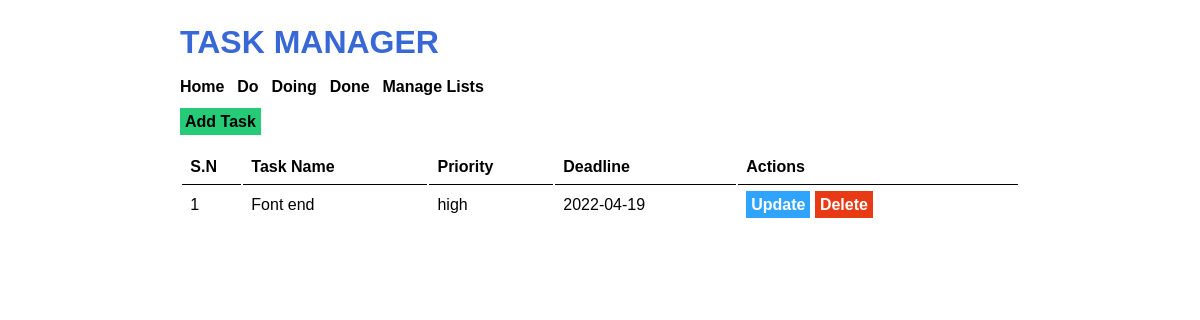
/list_task.php?list_id=6, run on the app's committed database.
### tables this page shows
CREATE TABLE `tbl_lists` (
  `list_id` int(10) UNSIGNED NOT NULL,
  `list_name` varchar(50) NOT NULL,
  `list_description` varchar(150) DEFAULT NULL
);

CREATE TABLE `tbl_tasks` (
  `task_id` int(10) UNSIGNED NOT NULL,
  `task_name` varchar(150) NOT NULL,
  `task_description` text NOT NULL,
  `list_id` int(11) NOT NULL,
  `priority` varchar(10) NOT NULL,
  `deadline` date NOT NULL
);

### list_task.php (the view, shortened to what this page needs)
<?php
    $list_id_url = $_GET['list_id'];
?>
<!DOCTYPE html>
<html lang="en">
<head>
    <link rel="stylesheet" href="<?php echo SITEURL; ?>css/style.css">
</head>
<body>
<div class="wrapper">
    <h1>Task Manager</h1>
    <div class="menu">
        <a href="<?php echo SITEURL; ?>">Home</a>
        <?php
                $conn2 = mysqli_connect(LOCALHOST, DB_USERNAME, DB_PASSWORD) or die (mysqli_error());
                $sql2 = "SELECT * FROM tbl_lists";
                $res2 = mysqli_query($conn2, $sql2);
                if($res2 == true)
                {
                    while($row2 = mysqli_fetch_assoc($res2))
                    {
                        $list_id = $row2['list_id'];
                        $list_name = $row2['list_name'];
                        ?>
                            <a href="<?php echo SITEURL; ?>list_task.php?list_id=<?php echo $list_id; ?>"><?php echo $list_name; ?> </a>
                        <?php
                    }
                }
        ?>
        <a href="<?php echo SITEURL;?>manage_list.php">Manage Lists</a>
    </div>
    <div class="all-task">
        <a class="btn-primary" href="<?php SITEURL; ?>add_task.php">Add Task</a>
        <table class="tbl-full">
            <tr>
                <th>S.N</th>
                <th>Task Name</th>
                <th>Priority</th>
                <th>Deadline</th>
                <th>Actions</th>
            </tr>
            <?php
                $conn = mysqli_connect(LOCALHOST, DB_USERNAME, DB_PASSWORD) or die (mysqli_error());
                $sql = "SELECT * FROM tbl_tasks WHERE list_id= $list_id_url";
                $res = mysqli_query($conn, $sql);
                if($res == true)
                {
                    $count_rows = mysqli_num_rows($res);
                    $sn = 1;
                    if($count_rows>0)
                    {
                        while($row = mysqli_fetch_assoc($res))
                        {
                            $task_id = $row['task_id'];
                            $task_name = $row['task_name'];
                            $priority = $row['priority'];
                            $deadline = $row['deadline'];
                            ?>
                                <tr>
                                    <td><?php echo $sn++; ?> </td>
                                    <td><?php echo $task_name; ?> </td>
                                    <td><?php echo $priority; ?> </td>
                                    <td><?php echo $deadline; ?> </td>
                                    <td>
                                        <a class="btn-update" href="<?php echo SITEURL; ?>update_task.php?update_task_id=<?php echo $task_id; ?>">Update</a>
                                        <a class="btn-delete" href="<?php echo SITEURL; ?>delete_task.php?task_id=<?php echo $task_id; ?>">Delete</a>
                                    </td>
                                </tr>
                            <?php
                        }
                    }
                    else
                    {
                        ?>
                            <tr>
                                <td colspan="5">No Tasks Added on this list.</td>
                            </tr>
                        <?php
                    }
                }
            ?>
</div>
    </body>
    </html>

### css/style.css (style rules this page uses)
* { margin: 0; padding: 0; font-family: Verdana, Geneva, Tahoma, sans-serif; }
.wrapper { width: 70%; margin: 0 auto; padding: 2%; }
h1 { color: #3867d6; text-transform: uppercase; margin-bottom: 2%; }
.menu { margin-bottom: 2%; }
.menu a { font-weight: bold; margin-right: 1%; color: black; text-decoration: none; }
.btn-primary { background-color: #26CB77; padding: 5px; font-weight: bold; text-decoration: none; color: black; }
.btn-update { background-color: #2FA4FF; padding: 5px; font-weight: bold; text-decoration: none; color: white; }
.btn-delete { background-color: #E83A14; padding: 5px; font-weight: bold; text-decoration: none; color: white; }
.tbl-full { width: 100%; }
table tr th { text-align: left; border-bottom: 1px solid black; padding: 1%; padding-top: 3%; }
table tr td { padding: 1%; }

### data on the page
tbl_lists: list_name "Do"
tbl_lists: list_name "Doing"
tbl_lists: list_name "Done"
tbl_tasks: task_name "Font end", priority "high", deadline "2022-04-19"
